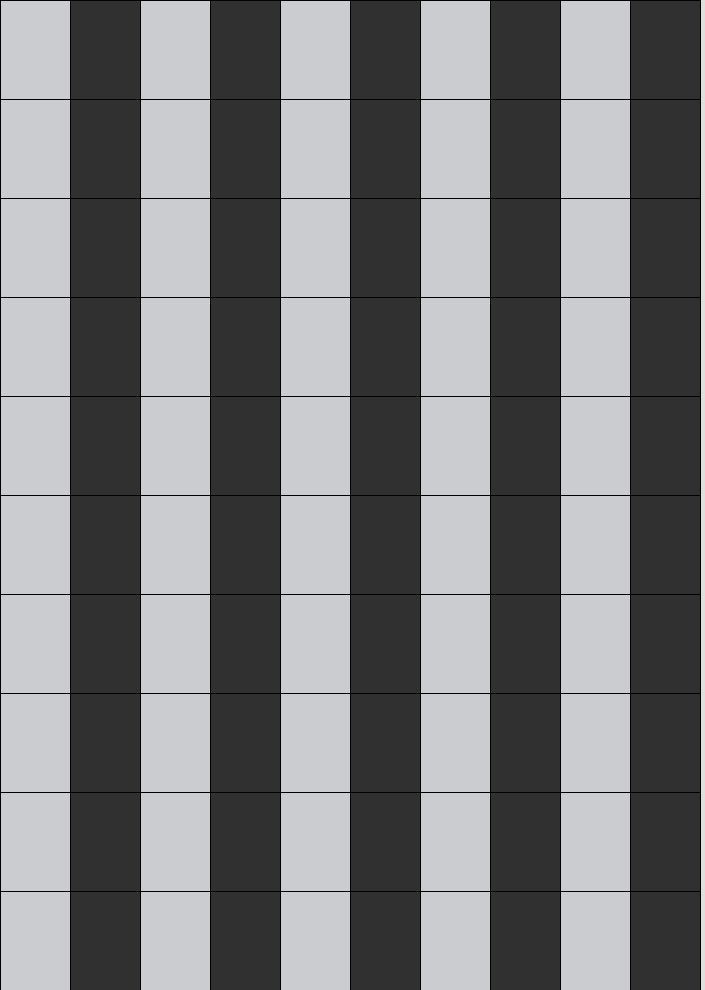
Frame 1 (no input)
Frame 60 (the mouse pressed at the canvas centre just before this capture): identical to frame 1, image omitted
Frame 120 (the mouse held since frame 60 and released just before this capture): identical to frame 1, image omitted

The Processing sketch that drew this single still picture (run headless with seeded random() and noise(); from frame 60 on, the mouse is pressed at the canvas centre):

// Processing sketch: day2_1
// ── day2_1.pde
int myRange = 10;
float rectWidth;
float rectHeight;
String grey = "#CACCCF";
String white = "#E1DFDB";


void setup() {
  size(705, 990);
}


void draw() {
  rectWidth = width/ myRange;
  rectHeight = height/ myRange;
  background(#E1DFDB);
  fill(#303030);

  for (int x = 0; x<myRange; x++) {
    for (int y = 0; y<myRange; y++) {
      if(x%2==0){
        fill(#CACCCF);
      }
      else{
        fill(#303030);
      }
      rect(x*rectWidth,y*rectHeight,rectWidth,rectHeight);
    }
  }
}
